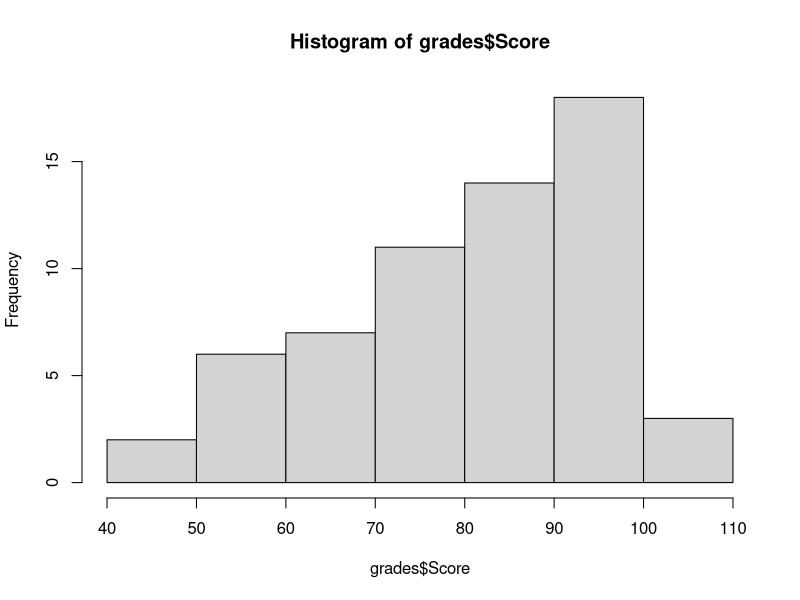
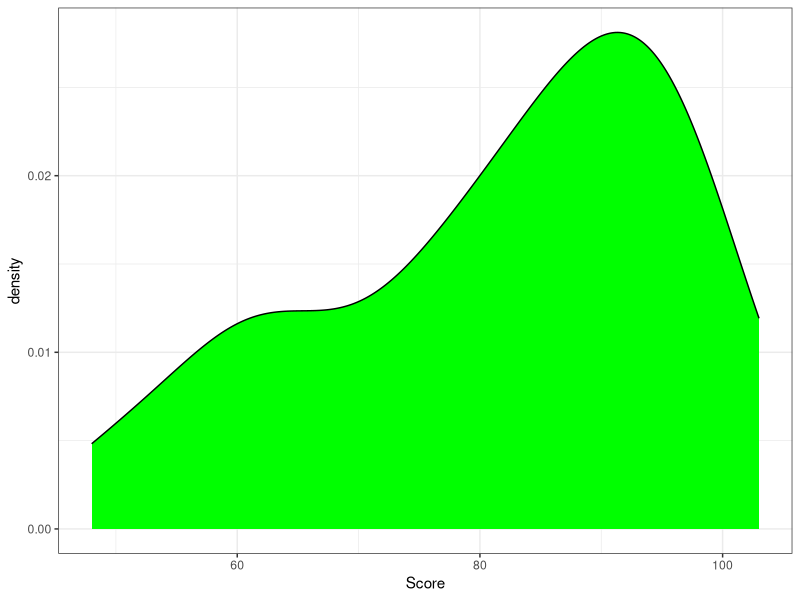

Recreate these plots in R, in order.
## ---- chunk 1
grades <- read.csv("../Data/GT1.csv")
str(grades)
hist(grades$Score)
library(ggplot2)
ggplot(data = grades, aes(x = Score)) +  geom_density(fill = "green") + theme_bw()
median(grades$Score)
IQR(grades$Score)
